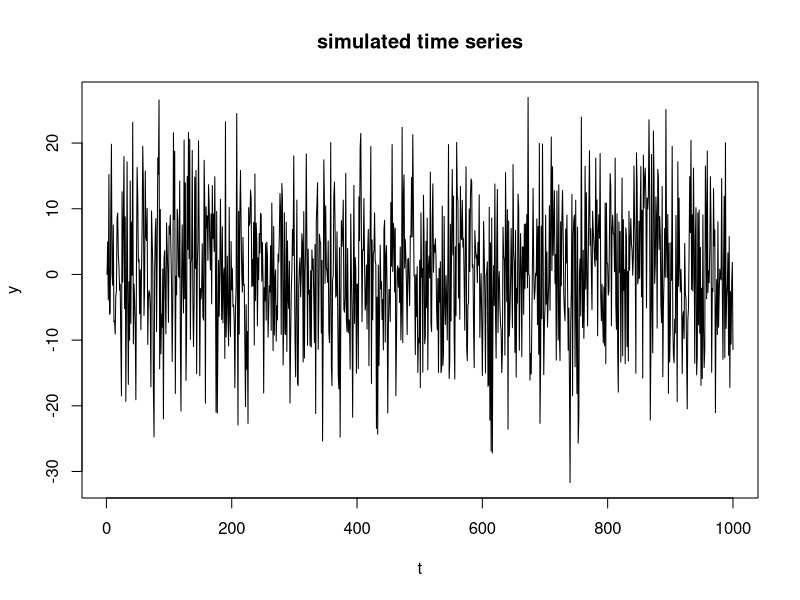
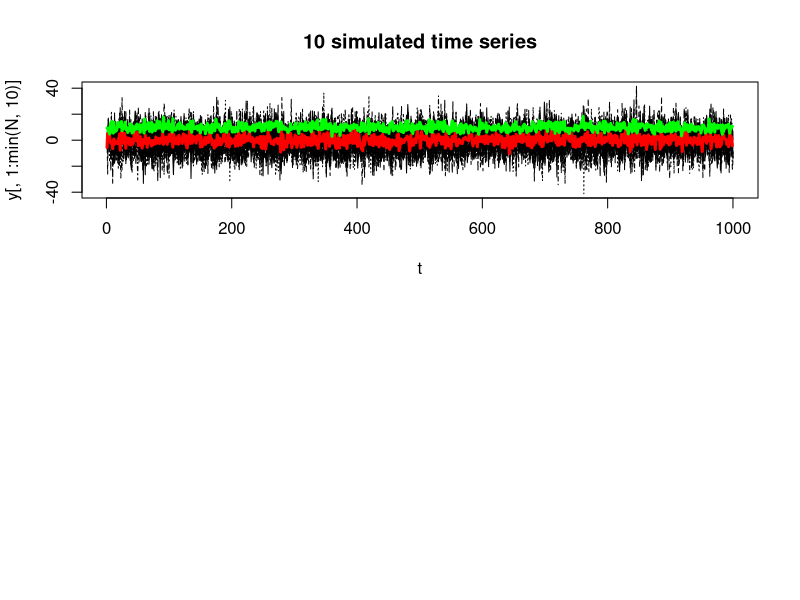

Reproduce these figures in R, in order.
## ---- chunk 1
N <- 1                              ## pick the number of time series
t <- 1000                           ## pick a time series length
mu <- sin(2 * pi * 1:t)
s <- 10                             ## pick standard deviation
phi <- 0.75                         ## pick autocorrelation parameter

##
## function to simulate time series
##

simTimeSeries <- function(t, N, mu, s, phi){
  y <- matrix(mu[1], t, N)                            ## initialize container
  epsilon <- rnorm(N*(t-1), 0, s)                     ## independent random error
  y[2:t, ] <- mu[2:t] + phi * y[1:(t-1), ] + epsilon  ## autoregressive model
  return(y)
}

y <- simTimeSeries(t, N, mu, s, phi)
matplot(y, type="l", main="simulated time series", xlab="t")

## ---- chunk 2
N <- 10                               ## replicates N
y <- simTimeSeries(t, N, mu, s, phi)  ## simulate time series
layout(matrix(1:2, 2, 1))
matplot(y[, 1:min(N, 10)], type="l", col="black",
        main=paste(min(N, 10), " simulated time series", sep="") , xlab="t")
## legend() add in legend for mean and y label
## Notice that the y axis is shrunk to 0

## 

mean_y <- apply(y[2:t, ], 1, mean)    ##  calculate the mean
var_y <-apply(y[2:t, ], 1, var)       ##  calculate the variance
sd_y <- apply(y[2:t, ], 1, sd)        ##  calculate the standard deviation

matplot(mean_y, type="l", col="red", lwd = 3, add = TRUE)
matplot(sd_y, type = 'l', add = TRUE, col = 'green', lwd = 3)
